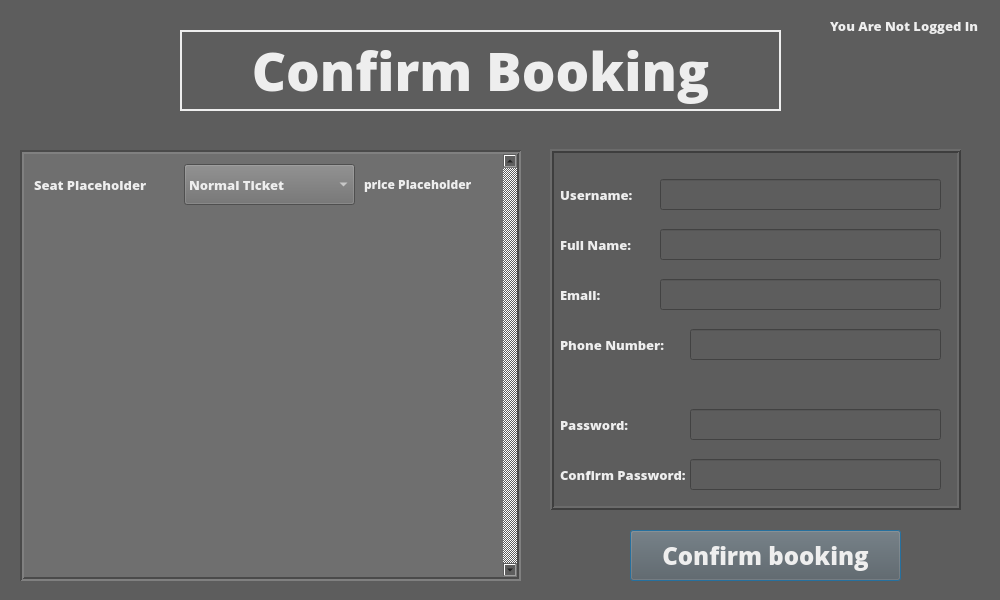
<?xml version="1.0" encoding="UTF-8"?>
<ui version="4.0">
 <class>Dialog</class>
 <widget class="QDialog" name="Dialog">
  <property name="geometry">
   <rect>
    <x>0</x>
    <y>0</y>
    <width>1000</width>
    <height>600</height>
   </rect>
  </property>
  <property name="font">
   <font>
    <family>Open Sans Extrabold</family>
   </font>
  </property>
  <property name="windowTitle">
   <string>Dialog</string>
  </property>
  <property name="styleSheet">
   <string notr="true">background-color: rgb(93, 93, 93);</string>
  </property>
  <widget class="QScrollArea" name="Ticketconfirmationarea">
   <property name="geometry">
    <rect>
     <x>20</x>
     <y>150</y>
     <width>501</width>
     <height>431</height>
    </rect>
   </property>
   <property name="font">
    <font>
     <pointsize>10</pointsize>
    </font>
   </property>
   <property name="styleSheet">
    <string notr="true">color: rgb(238, 238, 238);
background-color: rgb(111, 111, 111);</string>
   </property>
   <property name="frameShape">
    <enum>QFrame::Box</enum>
   </property>
   <property name="frameShadow">
    <enum>QFrame::Sunken</enum>
   </property>
   <property name="lineWidth">
    <number>2</number>
   </property>
   <property name="verticalScrollBarPolicy">
    <enum>Qt::ScrollBarAlwaysOn</enum>
   </property>
   <property name="horizontalScrollBarPolicy">
    <enum>Qt::ScrollBarAsNeeded</enum>
   </property>
   <property name="widgetResizable">
    <bool>true</bool>
   </property>
   <widget class="QWidget" name="scrollAreaWidgetContents">
    <property name="geometry">
     <rect>
      <x>0</x>
      <y>0</y>
      <width>476</width>
      <height>423</height>
     </rect>
    </property>
    <widget class="QLabel" name="SeatBookedLabelTemplate">
     <property name="geometry">
      <rect>
       <x>10</x>
       <y>10</y>
       <width>141</width>
       <height>41</height>
      </rect>
     </property>
     <property name="font">
      <font>
       <family>Open Sans Extrabold</family>
       <pointsize>10</pointsize>
      </font>
     </property>
     <property name="text">
      <string>Seat Placeholder</string>
     </property>
    </widget>
    <widget class="QComboBox" name="DropDownTemplate">
     <property name="geometry">
      <rect>
       <x>160</x>
       <y>10</y>
       <width>171</width>
       <height>41</height>
      </rect>
     </property>
     <property name="font">
      <font>
       <family>Open Sans Extrabold</family>
       <pointsize>10</pointsize>
      </font>
     </property>
     <item>
      <property name="text">
       <string>Normal Ticket</string>
      </property>
     </item>
     <item>
      <property name="text">
       <string>Reduced Price Ticket</string>
      </property>
     </item>
     <item>
      <property name="text">
       <string>Special Ticket</string>
      </property>
     </item>
    </widget>
    <widget class="QLabel" name="PriceLabelTemplate">
     <property name="geometry">
      <rect>
       <x>340</x>
       <y>10</y>
       <width>121</width>
       <height>41</height>
      </rect>
     </property>
     <property name="font">
      <font>
       <family>Open Sans Extrabold</family>
       <pointsize>9</pointsize>
      </font>
     </property>
     <property name="text">
      <string>price Placeholder</string>
     </property>
    </widget>
   </widget>
  </widget>
  <widget class="QPushButton" name="ConfirmBookingButton">
   <property name="geometry">
    <rect>
     <x>630</x>
     <y>530</y>
     <width>271</width>
     <height>51</height>
    </rect>
   </property>
   <property name="font">
    <font>
     <family>Open Sans Extrabold</family>
     <pointsize>18</pointsize>
    </font>
   </property>
   <property name="styleSheet">
    <string notr="true">color: rgb(238, 238, 238);</string>
   </property>
   <property name="text">
    <string>Confirm booking</string>
   </property>
  </widget>
  <widget class="QFrame" name="CustomerDetailsFrame">
   <property name="geometry">
    <rect>
     <x>550</x>
     <y>149</y>
     <width>411</width>
     <height>361</height>
    </rect>
   </property>
   <property name="font">
    <font>
     <pointsize>8</pointsize>
    </font>
   </property>
   <property name="frameShape">
    <enum>QFrame::Box</enum>
   </property>
   <property name="frameShadow">
    <enum>QFrame::Raised</enum>
   </property>
   <property name="lineWidth">
    <number>2</number>
   </property>
   <widget class="QLabel" name="UsernameLabel">
    <property name="geometry">
     <rect>
      <x>10</x>
      <y>30</y>
      <width>91</width>
      <height>31</height>
     </rect>
    </property>
    <property name="font">
     <font>
      <family>Open Sans Extrabold</family>
      <pointsize>10</pointsize>
     </font>
    </property>
    <property name="styleSheet">
     <string notr="true">color: rgb(238, 238, 238);</string>
    </property>
    <property name="text">
     <string>Username:</string>
    </property>
   </widget>
   <widget class="QLineEdit" name="UsernameInput">
    <property name="geometry">
     <rect>
      <x>110</x>
      <y>30</y>
      <width>281</width>
      <height>31</height>
     </rect>
    </property>
    <property name="font">
     <font>
      <family>Open Sans Extrabold</family>
      <pointsize>10</pointsize>
     </font>
    </property>
   </widget>
   <widget class="QLabel" name="FullNameLabel">
    <property name="geometry">
     <rect>
      <x>10</x>
      <y>80</y>
      <width>91</width>
      <height>31</height>
     </rect>
    </property>
    <property name="font">
     <font>
      <family>Open Sans Extrabold</family>
      <pointsize>10</pointsize>
     </font>
    </property>
    <property name="styleSheet">
     <string notr="true">color: rgb(238, 238, 238);</string>
    </property>
    <property name="text">
     <string>Full Name:</string>
    </property>
   </widget>
   <widget class="QLineEdit" name="FullNameInput">
    <property name="geometry">
     <rect>
      <x>110</x>
      <y>80</y>
      <width>281</width>
      <height>31</height>
     </rect>
    </property>
    <property name="font">
     <font>
      <family>Open Sans Extrabold</family>
      <pointsize>10</pointsize>
     </font>
    </property>
   </widget>
   <widget class="QLabel" name="PasswordLabel">
    <property name="geometry">
     <rect>
      <x>10</x>
      <y>260</y>
      <width>91</width>
      <height>31</height>
     </rect>
    </property>
    <property name="font">
     <font>
      <family>Open Sans Extrabold</family>
      <pointsize>10</pointsize>
     </font>
    </property>
    <property name="styleSheet">
     <string notr="true">color: rgb(238, 238, 238);</string>
    </property>
    <property name="text">
     <string>Password:</string>
    </property>
   </widget>
   <widget class="QLineEdit" name="PasswordInput">
    <property name="geometry">
     <rect>
      <x>140</x>
      <y>260</y>
      <width>251</width>
      <height>31</height>
     </rect>
    </property>
    <property name="font">
     <font>
      <family>Open Sans Extrabold</family>
      <pointsize>10</pointsize>
     </font>
    </property>
   </widget>
   <widget class="QLabel" name="ConfirmPasswordLabel">
    <property name="geometry">
     <rect>
      <x>10</x>
      <y>310</y>
      <width>141</width>
      <height>31</height>
     </rect>
    </property>
    <property name="font">
     <font>
      <family>Open Sans Extrabold</family>
      <pointsize>10</pointsize>
     </font>
    </property>
    <property name="styleSheet">
     <string notr="true">color: rgb(238, 238, 238);</string>
    </property>
    <property name="text">
     <string>Confirm Password:</string>
    </property>
   </widget>
   <widget class="QLineEdit" name="ConfirmPasswordInput">
    <property name="geometry">
     <rect>
      <x>140</x>
      <y>310</y>
      <width>251</width>
      <height>31</height>
     </rect>
    </property>
    <property name="font">
     <font>
      <family>Open Sans Extrabold</family>
      <pointsize>10</pointsize>
     </font>
    </property>
   </widget>
   <widget class="QLabel" name="EmailLabel">
    <property name="geometry">
     <rect>
      <x>10</x>
      <y>130</y>
      <width>91</width>
      <height>31</height>
     </rect>
    </property>
    <property name="font">
     <font>
      <family>Open Sans Extrabold</family>
      <pointsize>10</pointsize>
     </font>
    </property>
    <property name="styleSheet">
     <string notr="true">color: rgb(238, 238, 238);</string>
    </property>
    <property name="text">
     <string>Email:</string>
    </property>
   </widget>
   <widget class="QLineEdit" name="EmailInput">
    <property name="geometry">
     <rect>
      <x>110</x>
      <y>130</y>
      <width>281</width>
      <height>31</height>
     </rect>
    </property>
    <property name="font">
     <font>
      <family>Open Sans Extrabold</family>
      <pointsize>10</pointsize>
     </font>
    </property>
   </widget>
   <widget class="QLabel" name="PhoneNumberLabel">
    <property name="geometry">
     <rect>
      <x>10</x>
      <y>180</y>
      <width>111</width>
      <height>31</height>
     </rect>
    </property>
    <property name="font">
     <font>
      <family>Open Sans Extrabold</family>
      <pointsize>10</pointsize>
     </font>
    </property>
    <property name="styleSheet">
     <string notr="true">color: rgb(238, 238, 238);</string>
    </property>
    <property name="text">
     <string>Phone Number:</string>
    </property>
   </widget>
   <widget class="QLineEdit" name="PhoneNumberlInput">
    <property name="geometry">
     <rect>
      <x>140</x>
      <y>180</y>
      <width>251</width>
      <height>31</height>
     </rect>
    </property>
    <property name="font">
     <font>
      <family>Open Sans Extrabold</family>
      <pointsize>10</pointsize>
     </font>
    </property>
   </widget>
  </widget>
  <widget class="QLabel" name="LoginDisplay">
   <property name="geometry">
    <rect>
     <x>830</x>
     <y>10</y>
     <width>161</width>
     <height>31</height>
    </rect>
   </property>
   <property name="font">
    <font>
     <family>Open Sans Extrabold</family>
     <pointsize>10</pointsize>
    </font>
   </property>
   <property name="styleSheet">
    <string notr="true">color: rgb(238, 238, 238);</string>
   </property>
   <property name="text">
    <string>You Are Not Logged In</string>
   </property>
  </widget>
  <widget class="QLabel" name="label">
   <property name="geometry">
    <rect>
     <x>180</x>
     <y>30</y>
     <width>601</width>
     <height>81</height>
    </rect>
   </property>
   <property name="font">
    <font>
     <family>Open Sans Extrabold</family>
     <pointsize>40</pointsize>
    </font>
   </property>
   <property name="styleSheet">
    <string notr="true">color: rgb(238, 238, 238);</string>
   </property>
   <property name="frameShape">
    <enum>QFrame::Box</enum>
   </property>
   <property name="lineWidth">
    <number>2</number>
   </property>
   <property name="text">
    <string>Confirm Booking</string>
   </property>
   <property name="alignment">
    <set>Qt::AlignCenter</set>
   </property>
  </widget>
 </widget>
 <resources/>
 <connections/>
</ui>
